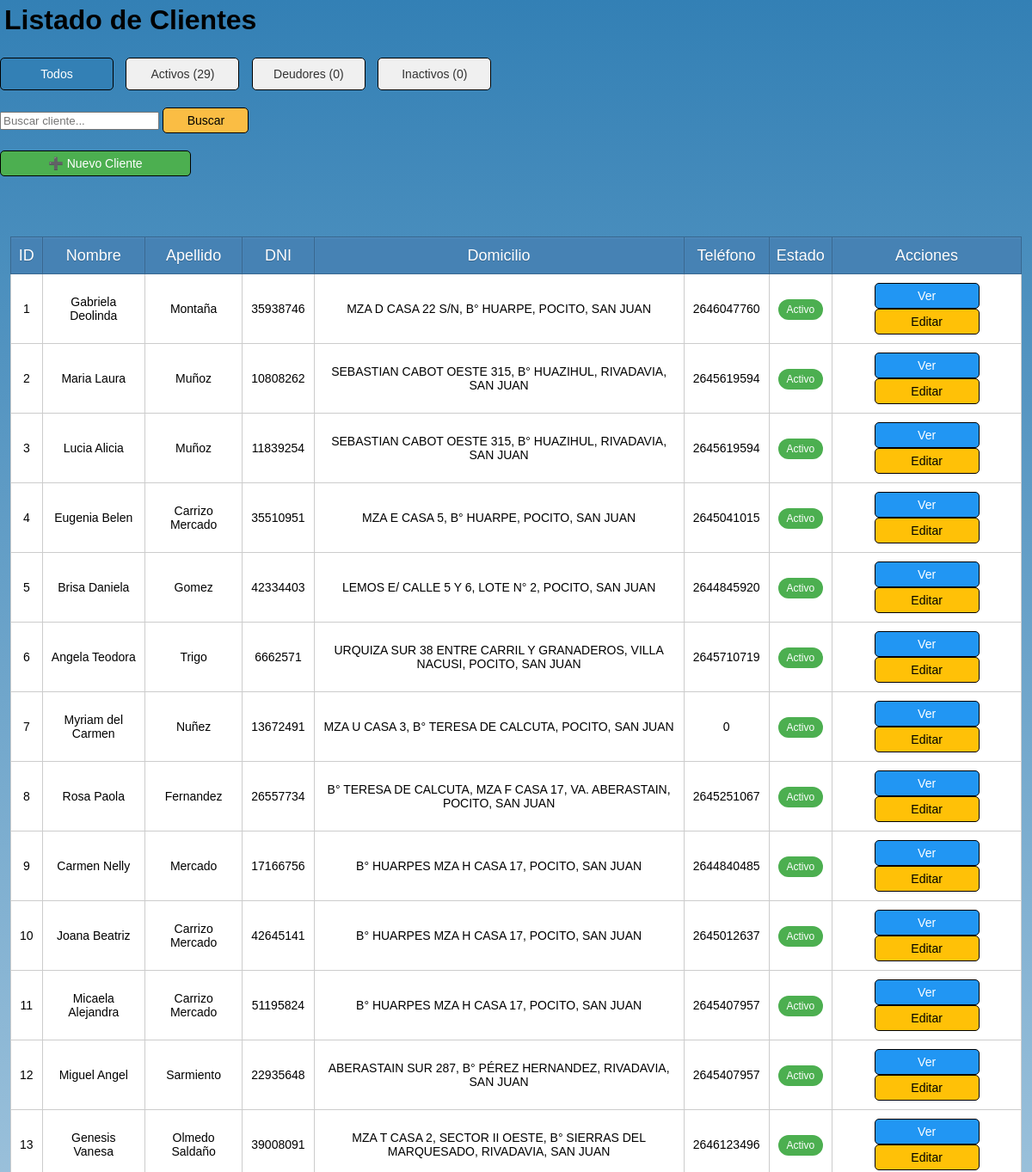
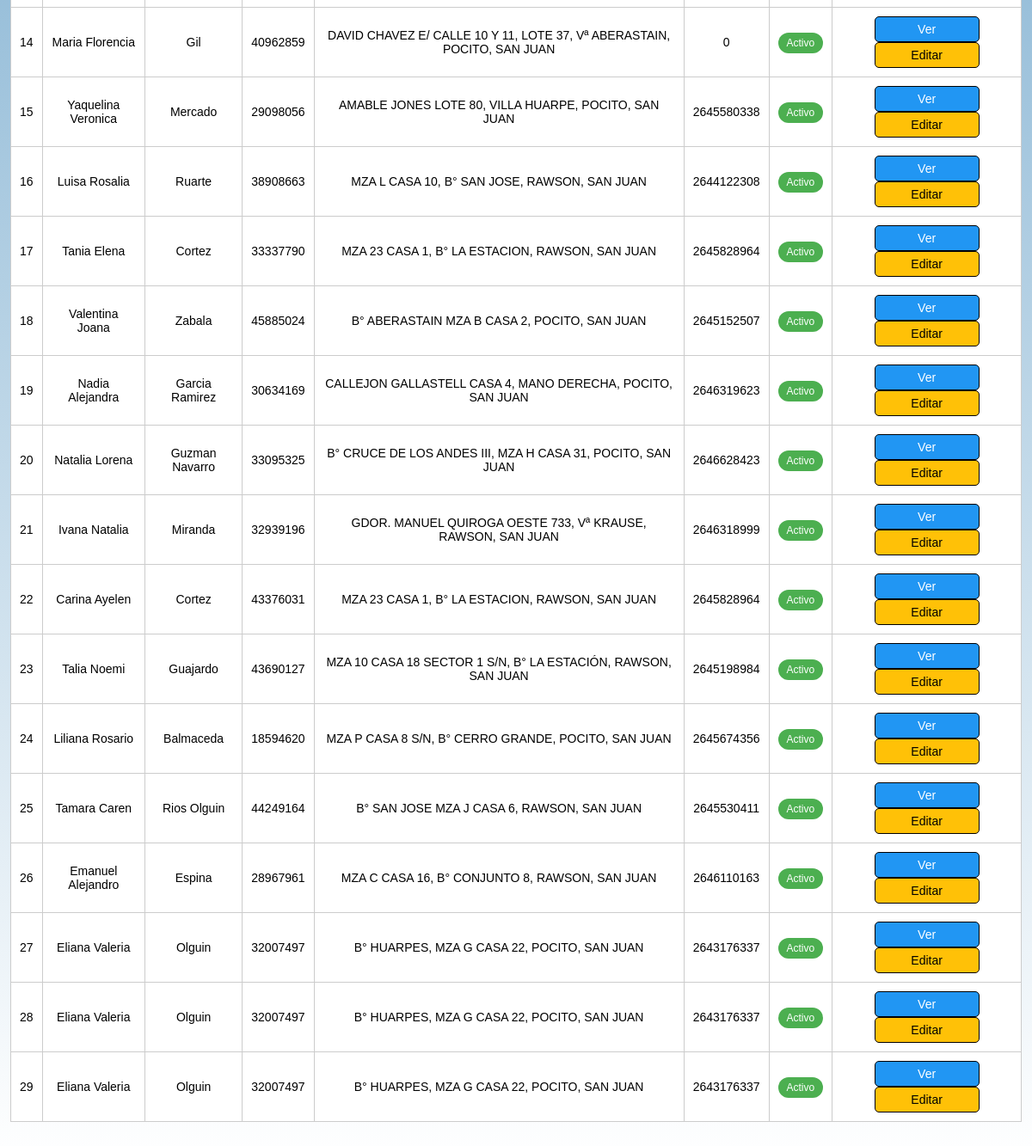
/src/modules/clientes/index_clientes.php, run on the app's committed database (2 pictures, top to bottom).
### tables this page shows
CREATE TABLE `clientes` (
  `id_cliente` int(10) UNSIGNED NOT NULL,
  `nombre` text NOT NULL,
  `apellido` text NOT NULL,
  `dni` int(10) NOT NULL,
  `domicilio` varchar(100) NOT NULL,
  `telefono` int(20) UNSIGNED DEFAULT NULL,
  `estado` enum('Activo','Deudor','Inactivo') DEFAULT 'Activo'
);

### src/modules/clientes/index_clientes.php (the view, shortened to what this page needs)
<?php
require_once '../../config/database.php';
$buscar = isset($_GET['buscar']) ? trim($_GET['buscar']) : '';
$estado = isset($_GET['estado']) ? $_GET['estado'] : '';
$query = "SELECT id_cliente, nombre, apellido, dni, domicilio, telefono, estado
          FROM clientes
          WHERE 1";
$result = $conn->query($query);
?>
<!DOCTYPE html>
<html lang="es">
<head>
    <link rel="stylesheet" href="../../../style/style.css">
</head>
<body>
    <h1>Listado de Clientes</h1>
    <div class="filtros-estado">
        <a href="index_clientes.php" class="<?php echo empty($estado) ? 'activo' : ''; ?>">Todos</a>
        <a href="index_clientes.php?estado=Activo" class="<?php echo $estado == 'Activo' ? 'activo' : ''; ?>">Activos (<?php echo contar_clientes('Activo'); ?>)</a>
        <a href="index_clientes.php?estado=Deudor" class="<?php echo $estado == 'Deudor' ? 'activo' : ''; ?>">Deudores (<?php echo contar_clientes('Deudor'); ?>)</a>
        <a href="index_clientes.php?estado=Inactivo" class="<?php echo $estado == 'Inactivo' ? 'activo' : ''; ?>">Inactivos (<?php echo contar_clientes('Inactivo'); ?>)</a>
    </div>
    <form action="index_clientes.php" method="GET">
        <input type="text" name="buscar" placeholder="Buscar cliente..." value="<?php echo htmlspecialchars($buscar); ?>">
        <button type="submit">Buscar</button>
    </form>
    <a href="registrar_cliente.php" class="nuevo-cliente">➕ Nuevo Cliente</a>
    <table>
        <thead>
            <tr>
                <th>ID</th>
                <th>Nombre</th>
                <th>Apellido</th>
                <th>DNI</th>
                <th>Domicilio</th>
                <th>Teléfono</th>
                <th>Estado</th>
                <th>Acciones</th>
            </tr>
        </thead>
        <tbody>
            <?php if ($result->num_rows > 0): ?>
                <?php while ($cliente = $result->fetch_assoc()): ?>
                    <tr class="estado-<?php echo strtolower($cliente['estado']); ?>">
                        <td><?php echo $cliente['id_cliente']; ?></td>
                        <td><?php echo htmlspecialchars($cliente['nombre']); ?></td>
                        <td><?php echo htmlspecialchars($cliente['apellido']); ?></td>
                        <td><?php echo $cliente['dni']; ?></td>
                        <td><?php echo htmlspecialchars($cliente['domicilio']); ?></td>
                        <td><?php echo $cliente['telefono']; ?></td>
                        <td>
                            <span class="badge-estado <?php echo strtolower($cliente['estado']); ?>">
                                <?php echo $cliente['estado']; ?>
                            </span>
                        </td>
                        <td>
                            <a href="detalle_cliente.php?id_cliente=<?php echo $cliente['id_cliente']; ?>" class="btn-ver">Ver</a>
                            <a href="editar_cliente.php?id_cliente=<?php echo $cliente['id_cliente']; ?>" class="btn-editar">Editar</a>
                        </td>
                    </tr>
                <?php endwhile; ?>
            <?php else: ?>
                <tr>
                    <td colspan="8" class="sin-resultados">No se encontraron clientes</td>
                </tr>
            <?php endif; ?>
        </tbody>
    </table>
</body>
</html>
<?php
function contar_clientes($estado)
{
    global $conn;
    $query = "SELECT COUNT(*) AS total FROM clientes WHERE estado = '" . $conn->real_escape_string($estado) . "'";
    $result = $conn->query($query);
    return $result->fetch_assoc()['total'];
}
?>

### style/style.css (style rules this page uses)
body { background: linear-gradient(to bottom, #3380B5, white); font-family: sans-serif; margin: 0; padding: 0; height: 100%; width: 100%; display: flex; flex-direction: column; }
table { text-align: center; width: 98%; border-collapse: collapse; border: 1px solid black; margin: 50px auto; background: white; }
th { background: steelblue; height: 40px; font-weight: lighter; text-shadow: 0 1px 0 #38678f; color: white; border: 1px solid #38678f; box-shadow: inset 0px 1px 2px #568ebd; transition: all 0.2s; font-size: 18px; }
tr { border-bottom: 1px solid #cccccc; width: 100%; }
td { border: 1px solid #cccccc; padding: 10px; transition: all 0.2s; font-size: 14px; }
a, input[type="submit"], button { font-size: 14px; text-align: center; width: 100px; display: inline-block; background-color: #FABD44; padding: 6px 10px; border-radius: 5px; text-decoration: none; color: black; border: 1px solid black; cursor: pointer; }
h1 { font-family: sans-serif; margin: 5px; }
.filtros-estado { margin: 20px 0; }
.filtros-estado a { padding: 10px 15px; margin-right: 10px; border-radius: 5px; text-decoration: none; background: #f0f0f0; color: #333; transition: all 0.3s; }
.filtros-estado a.activo { background: #3380B5; color: white; }
.badge-estado { padding: 5px 10px; border-radius: 15px; font-size: 12px; }
.badge-estado.activo { background: #4CAF50; color: white; }
.btn-editar { background: #FFC107 !important; }
.btn-ver { background: #2196F3 !important; color: white !important; }
.nuevo-cliente { display: block; width: 200px; margin: 20px 0; background: #4CAF50 !important; color: white !important; }

### data on the page
clientes: id_cliente "1", nombre "Gabriela Deolinda", apellido "Montaña", dni "35938746", domicilio "MZA D CASA 22 S/N, B° HUARPE, POCITO, SAN JUAN", telefono "2646047760", estado "Activo"
clientes: id_cliente "2", nombre "Maria Laura", apellido "Muñoz", dni "10808262", domicilio "SEBASTIAN CABOT OESTE 315, B° HUAZIHUL, RIVADAVIA, SAN JUAN", telefono "2645619594", estado "Activo"
clientes: id_cliente "3", nombre "Lucia Alicia", apellido "Muñoz", dni "11839254", domicilio "SEBASTIAN CABOT OESTE 315, B° HUAZIHUL, RIVADAVIA, SAN JUAN", telefono "2645619594", estado "Activo"
clientes: id_cliente "4", nombre "Eugenia Belen", apellido "Carrizo Mercado", dni "35510951", domicilio "MZA E CASA 5, B° HUARPE, POCITO, SAN JUAN", telefono "2645041015", estado "Activo"
clientes: id_cliente "5", nombre "Brisa Daniela", apellido "Gomez", dni "42334403", domicilio "LEMOS E/ CALLE 5 Y 6, LOTE N° 2, POCITO, SAN JUAN", telefono "2644845920", estado "Activo"
clientes: id_cliente "6", nombre "Angela Teodora", apellido "Trigo", dni "6662571", domicilio "URQUIZA SUR 38 ENTRE CARRIL Y GRANADEROS, VILLA NACUSI, POCITO, SAN JUAN", telefono "2645710719", estado "Activo"
clientes: id_cliente "7", nombre "Myriam del Carmen", apellido "Nuñez", dni "13672491", domicilio "MZA U CASA 3, B° TERESA DE CALCUTA, POCITO, SAN JUAN", telefono "0", estado "Activo"
clientes: id_cliente "8", nombre "Rosa Paola", apellido "Fernandez", dni "26557734", domicilio "B° TERESA DE CALCUTA, MZA F CASA 17, VA. ABERASTAIN, POCITO, SAN JUAN", telefono "2645251067", estado "Activo"
clientes: id_cliente "9", nombre "Carmen Nelly", apellido "Mercado", dni "17166756", domicilio "B° HUARPES MZA H CASA 17, POCITO, SAN JUAN", telefono "2644840485", estado "Activo"
clientes: id_cliente "10", nombre "Joana Beatriz", apellido "Carrizo Mercado", dni "42645141", domicilio "B° HUARPES MZA H CASA 17, POCITO, SAN JUAN", telefono "2645012637", estado "Activo"
clientes: id_cliente "11", nombre "Micaela Alejandra", apellido "Carrizo Mercado", dni "51195824", domicilio "B° HUARPES MZA H CASA 17, POCITO, SAN JUAN", telefono "2645407957", estado "Activo"
clientes: id_cliente "12", nombre "Miguel Angel", apellido "Sarmiento", dni "22935648", domicilio "ABERASTAIN SUR 287, B° PÉREZ HERNANDEZ, RIVADAVIA, SAN JUAN", telefono "2645407957", estado "Activo"
clientes: id_cliente "13", nombre "Genesis Vanesa", apellido "Olmedo Saldaño", dni "39008091", domicilio "MZA T CASA 2, SECTOR II OESTE, B° SIERRAS DEL MARQUESADO, RIVADAVIA, SAN JUAN", telefono "2646123496", estado "Activo"
clientes: id_cliente "14", nombre "Maria Florencia", apellido "Gil", dni "40962859", domicilio "DAVID CHAVEZ E/ CALLE 10 Y 11, LOTE 37, Vª ABERASTAIN, POCITO, SAN JUAN", telefono "0", estado "Activo"
clientes: id_cliente "15", nombre "Yaquelina Veronica", apellido "Mercado", dni "29098056", domicilio "AMABLE JONES LOTE 80, VILLA HUARPE, POCITO, SAN JUAN", telefono "2645580338", estado "Activo"
clientes: id_cliente "16", nombre "Luisa Rosalia", apellido "Ruarte", dni "38908663", domicilio "MZA L CASA 10, B° SAN JOSE, RAWSON, SAN JUAN", telefono "2644122308", estado "Activo"
clientes: id_cliente "17", nombre "Tania Elena", apellido "Cortez", dni "33337790", domicilio "MZA 23 CASA 1, B° LA ESTACION, RAWSON, SAN JUAN", telefono "2645828964", estado "Activo"
clientes: id_cliente "18", nombre "Valentina Joana", apellido "Zabala", dni "45885024", domicilio "B° ABERASTAIN MZA B CASA 2, POCITO, SAN JUAN", telefono "2645152507", estado "Activo"
clientes: id_cliente "19", nombre "Nadia Alejandra", apellido "Garcia Ramirez", dni "30634169", domicilio "CALLEJON GALLASTELL CASA 4, MANO DERECHA, POCITO, SAN JUAN", telefono "2646319623", estado "Activo"
clientes: id_cliente "20", nombre "Natalia Lorena", apellido "Guzman Navarro", dni "33095325", domicilio "B° CRUCE DE LOS ANDES III, MZA H CASA 31, POCITO, SAN JUAN", telefono "2646628423", estado "Activo"
clientes: id_cliente "21", nombre "Ivana Natalia", apellido "Miranda", dni "32939196", domicilio "GDOR. MANUEL QUIROGA OESTE 733, Vª KRAUSE, RAWSON, SAN JUAN", telefono "2646318999", estado "Activo"
clientes: id_cliente "22", nombre "Carina Ayelen", apellido "Cortez", dni "43376031", domicilio "MZA 23 CASA 1, B° LA ESTACION, RAWSON, SAN JUAN", telefono "2645828964", estado "Activo"
clientes: id_cliente "23", nombre "Talia Noemi", apellido "Guajardo", dni "43690127", domicilio "MZA 10 CASA 18 SECTOR 1 S/N, B° LA ESTACIÓN, RAWSON, SAN JUAN", telefono "2645198984", estado "Activo"
clientes: id_cliente "24", nombre "Liliana Rosario", apellido "Balmaceda", dni "18594620", domicilio "MZA P CASA 8 S/N, B° CERRO GRANDE, POCITO, SAN JUAN", telefono "2645674356", estado "Activo"
clientes: id_cliente "25", nombre "Tamara Caren", apellido "Rios Olguin", dni "44249164", domicilio "B° SAN JOSE MZA J CASA 6, RAWSON, SAN JUAN", telefono "2645530411", estado "Activo"
clientes: id_cliente "26", nombre "Emanuel Alejandro", apellido "Espina", dni "28967961", domicilio "MZA C CASA 16, B° CONJUNTO 8, RAWSON, SAN JUAN", telefono "2646110163", estado "Activo"
clientes: id_cliente "27", nombre "Eliana Valeria", apellido "Olguin", dni "32007497", domicilio "B° HUARPES, MZA G CASA 22, POCITO, SAN JUAN", telefono "2643176337", estado "Activo"
clientes: id_cliente "28", nombre "Eliana Valeria", apellido "Olguin", dni "32007497", domicilio "B° HUARPES, MZA G CASA 22, POCITO, SAN JUAN", telefono "2643176337", estado "Activo"
clientes: id_cliente "29", nombre "Eliana Valeria", apellido "Olguin", dni "32007497", domicilio "B° HUARPES, MZA G CASA 22, POCITO, SAN JUAN", telefono "2643176337", estado "Activo"

### other printed values
contar_clientes('Activo') "29"
contar_clientes('Deudor') "0"
contar_clientes('Inactivo') "0"
